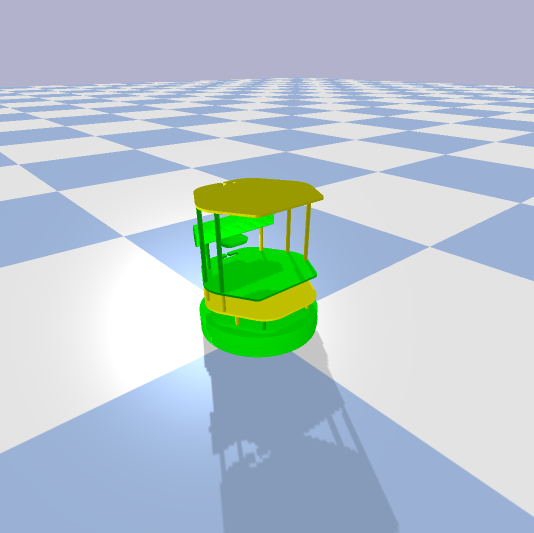
#> input picture PPT 2/robot pictures/Turtlebot.png, 1068 x 1066 px, given in place of the camera (shown at 1/2 size)
$ python randon.py
#> lines starting #> are read from the running program, lines starting #| are printed output that depends on the picture; after the words box and inside, x2 and y2 are one past the last pixel; in counts of white or black regions, pixels touching at a corner belong together
import cv2
import numpy as np

# Initialize video capture from default camera
cap = cv2.VideoCapture(0)

while True:
    ret, frame = cap.read()
#> frame is the input picture: shape (1066, 1068, 3); mean B, G, R 204.6, 197.8, 180.9
    if not ret:
        break

    # Convert the frame to HSV
    hsv = cv2.cvtColor(frame, cv2.COLOR_BGR2HSV)
#> hsv: shape (1066, 1068, 3); mean H, S, V 65.6, 49.3, 216.1

    # Red color range
    lower_red_1 = np.array([0, 100, 100])
    upper_red_1 = np.array([10, 255, 255])
    lower_red_2 = np.array([160, 100, 100])
    upper_red_2 = np.array([180, 255, 255])
    mask_red_1 = cv2.inRange(hsv, lower_red_1, upper_red_1)
#> mask_red_1: shape (1066, 1068); every value is 0
    mask_red_2 = cv2.inRange(hsv, lower_red_2, upper_red_2)
    mask_red = cv2.bitwise_or(mask_red_1, mask_red_2)

    # Blue color range
    lower_blue = np.array([100, 50, 50])
    upper_blue = np.array([140, 255, 255])
    mask_blue = cv2.inRange(hsv, lower_blue, upper_blue)
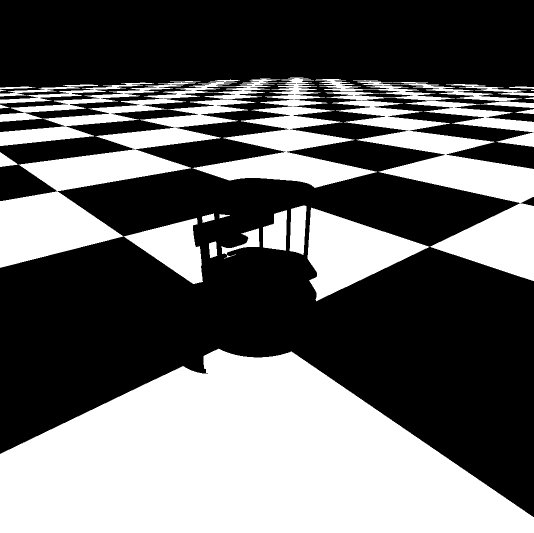
#> mask_blue: shape (1066, 1068) (shown at 1/2 size); 40.5% white; 28 white regions (1 under 20 px), largest, box (x1, y1, x2, y2) and area: (0, 697, 1068, 1066) 261783, (0, 157, 561, 536) 61858, (630, 158, 1068, 562) 50173

    # Green color range
    lower_green = np.array([40, 50, 50])
    upper_green = np.array([80, 255, 255])
    mask_green = cv2.inRange(hsv, lower_green, upper_green)
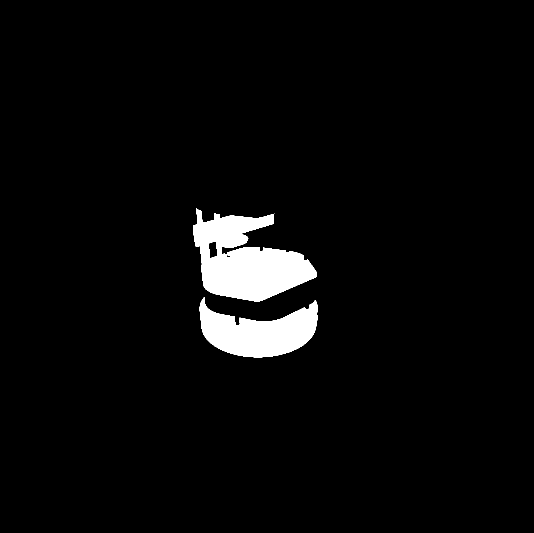
#> mask_green: shape (1066, 1068) (shown at 1/2 size); 3.8% white; 2 white regions, box (x1, y1, x2, y2) and area: (386, 416, 634, 603) 26212, (399, 594, 635, 715) 16625

    # Morphological transformations for noise reduction
    kernel = np.ones((5, 5), np.uint8)
    mask_red = cv2.morphologyEx(mask_red, cv2.MORPH_OPEN, kernel)
    mask_blue = cv2.morphologyEx(mask_blue, cv2.MORPH_OPEN, kernel)
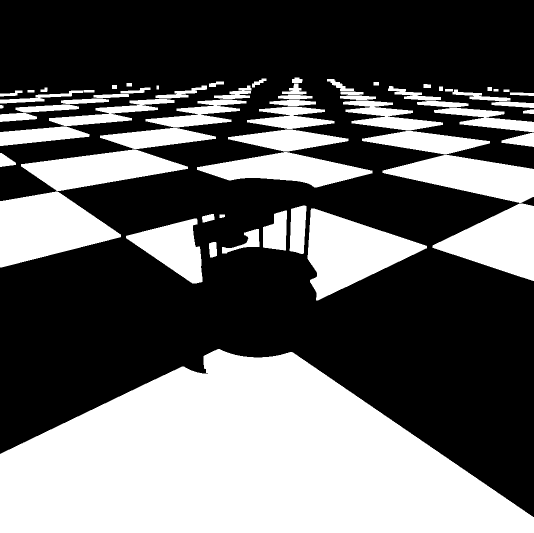
#> mask_blue: shape (1066, 1068) (shown at 1/2 size); 39.6% white; 63 white regions, largest, box (x1, y1, x2, y2) and area: (0, 698, 1068, 1066) 261777, (0, 383, 242, 535) 22975, (615, 417, 854, 601) 22742
    mask_green = cv2.morphologyEx(mask_green, cv2.MORPH_OPEN, kernel)
#> mask_green: shape (1066, 1068); 3.8% white; 2 white regions, box (x1, y1, x2, y2) and area: (386, 420, 634, 603) 26170, (399, 599, 635, 715) 16598

    # Finding contours and drawing bounding boxes
    for mask, color in [(mask_red, (0, 0, 255)), (mask_blue, (0, 255, 255)), (mask_green, (0, 255, 0))]:
        contours, _ = cv2.findContours(mask, cv2.RETR_EXTERNAL, cv2.CHAIN_APPROX_SIMPLE)
        for contour in contours:
            if cv2.contourArea(contour) > 400:  # filter out small detections
                x, y, w, h = cv2.boundingRect(contour)
                cv2.rectangle(frame, (x, y), (x+w, y+h), color, 2)
#> this loop made 3 passes
#> color on passes 1 to 3: (0, 0, 255), (0, 255, 255), (0, 255, 0)
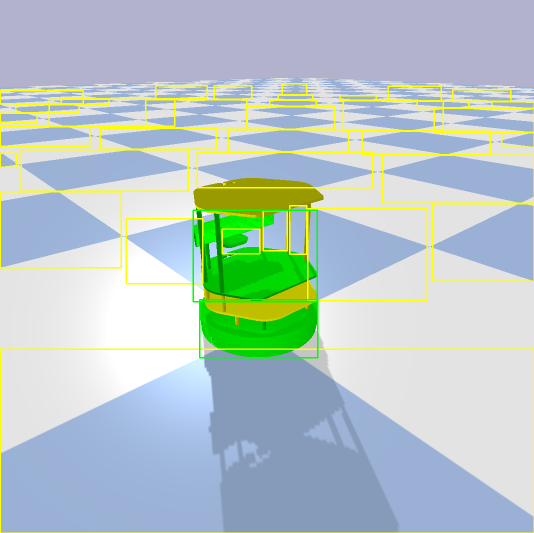
#> frame: shape (1066, 1068, 3) (shown at 1/2 size); 4% of pixels changed, all inside (x1, y1, x2, y2) = (0, 166, 1068, 1066)

    # Display the result
    cv2.imshow('RGB Object Detection', frame)

    # Exit the loop if 'q' key is pressed
    if cv2.waitKey(1) == ord('q'):
#> (key q is pressed here)
        break

# Release video capture and destroy all windows
cap.release()
cv2.destroyAllWindows()
